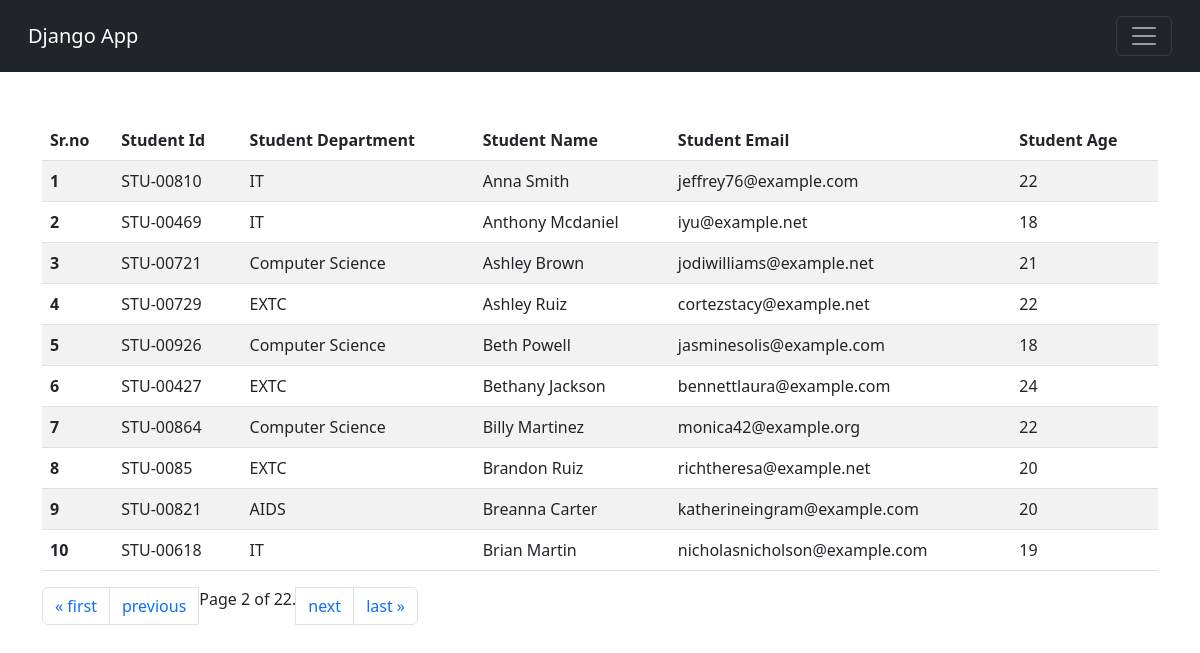
Screenshot of /students/?page=2 with the database file from the repository.
### vegetable/models.py (models this page shows)
class Student(models.Model):
    department = models.ForeignKey(Department, related_name="depart", on_delete=models.CASCADE)
    studentId = models.OneToOneField(StudentID, related_name="studentid", on_delete=models.CASCADE)
    studentName = models.CharField(max_length=100)
    studentEmail = models.EmailField(unique=True)
    studentAge = models.IntegerField(default=1)
    studentAddress = models.TextField()
    def __str__(self) -> str:
        return self.studentName
    class Meta:
        ordering = ['studentName']
        verbose_name = "student"

class StudentID(models.Model):
    studentId = models.CharField(max_length=100)
    def __str__(self) -> str:
        return self.studentId

class Department(models.Model):
    department = models.CharField(max_length=100)
    def __str__(self) -> str:
        return self.department
    class Meta:
        ordering = ['department']

### vegetable/views.py (the view)
# urls.py: path("students/",getStudents, name="StudentPage"),
def getStudents(request):
    querySet = Student.objects.all()
    paginator = Paginator(querySet, 10)  # Show 25 contacts per page.
    page_number = request.GET.get("page", 1)
    page_obj = paginator.get_page(page_number)
    print(page_obj.object_list)
    context = {'querySet' : page_obj }
    return render(request, 'report/students.html', context)

### vegetable/templates/report/students.html
{% extends "base.html" %}
{% block start %}
    <div class="container mt-5">
        <table class="table table-striped table-hover">
            <thead>
              <tr>
                <th scope="col">Sr.no</th>
                <th scope="col">Student Id</th>
                <th scope="col">Student Department</th>
                <th scope="col">Student Name</th>
                <th scope="col">Student Email</th>
                <th scope="col">Student Age</th>
              </tr>
            </thead>
            <tbody>
                {% for student in querySet %}
              <tr>
                <th scope="row">{{ forloop.counter }}</th>
                <td>{{student.studentId}}</td>
                <td>{{student.department}}</td>
                <td>{{student.studentName}}</td>
                <td>{{student.studentEmail}}</td>
                <td>{{student.studentAge}}</td>
              </tr>
              {% endfor %}
            </tbody>
            </table>
              <nav aria-label="Page navigation example">
              <ul class="pagination">
                    {% if querySet.has_previous %}
                    <li class="page-item"> <a class="page-link" href="?page=1">&laquo; first</a></li>
                    <li class="page-item"> <a  class="page-link" href="?page={{ querySet.previous_page_number }}">previous</a></li>
                    {% endif %}
                    <span class="current">
                        Page {{ querySet.number }} of {{ querySet.paginator.num_pages }}.
                    </span>
                    {% if querySet.has_next %}
                    <li class="page-item"> <a class="page-link" href="?page={{ querySet.next_page_number }}">next</a></li>
                        <li class="page-item"><a class="page-link" href="?page={{ querySet.paginator.num_pages }}">last &raquo;</a></li>
                    {% endif %}
        </ul>
        </nav>
    </div>
{% endblock %}

### rows the page displays
Student: studentId "STU-00810", department "IT", studentName "Anna Smith", studentEmail "jeffrey76@example.com", studentAge "22"
Student: studentId "STU-00469", department "IT", studentName "Anthony Mcdaniel", studentEmail "iyu@example.net", studentAge "18"
Student: studentId "STU-00721", department "Computer Science", studentName "Ashley Brown", studentEmail "jodiwilliams@example.net", studentAge "21"
Student: studentId "STU-00729", department "EXTC", studentName "Ashley Ruiz", studentEmail "cortezstacy@example.net", studentAge "22"
Student: studentId "STU-00926", department "Computer Science", studentName "Beth Powell", studentEmail "jasminesolis@example.com", studentAge "18"
Student: studentId "STU-00427", department "EXTC", studentName "Bethany Jackson", studentEmail "bennettlaura@example.com", studentAge "24"
Student: studentId "STU-00864", department "Computer Science", studentName "Billy Martinez", studentEmail "monica42@example.org", studentAge "22"
Student: studentId "STU-0085", department "EXTC", studentName "Brandon Ruiz", studentEmail "richtheresa@example.net", studentAge "20"
Student: studentId "STU-00821", department "AIDS", studentName "Breanna Carter", studentEmail "katherineingram@example.com", studentAge "20"
Student: studentId "STU-00618", department "IT", studentName "Brian Martin", studentEmail "nicholasnicholson@example.com", studentAge "19"

### other values shown
{{ querySet.number }} "2"
{{ querySet.paginator.num_pages }} "22"
